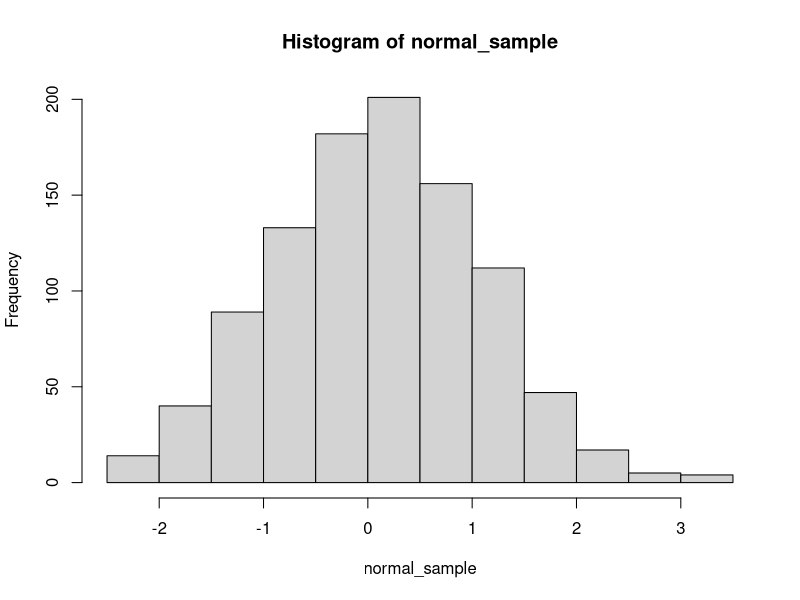
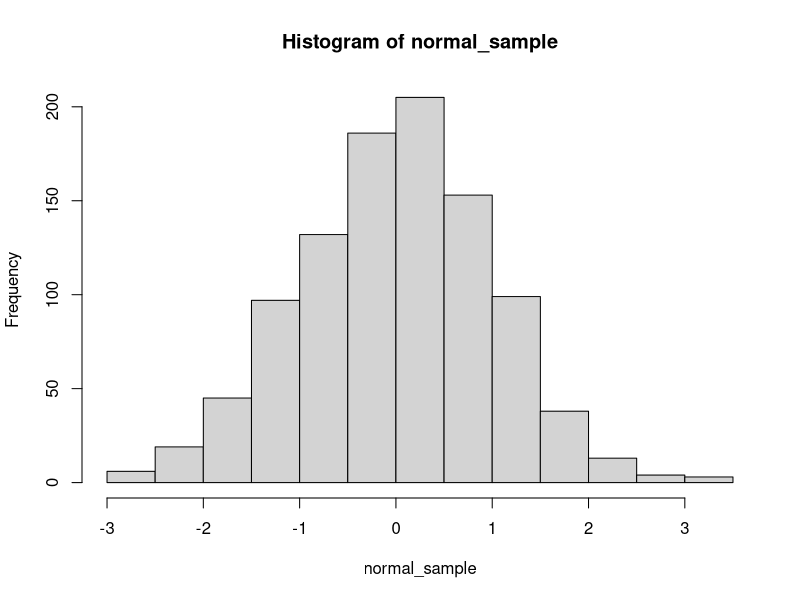

The R source for these figures, in order:
## ---- chunk 1
x <- seq(from=0, to=1, by=0.1)
cube_root_x <- rep(0, length(x))
for(i in 1:length(x)){
  cube_root_x[i] <- x[i]^(1/3)
}
cube_root_x
## ---- chunk 2
x <- seq(from=0, to=2, by=0.05)
cube_root_x <- rep(0, length(x))
for(i in 1:length(x)){
  cube_root_x[i] <- x[i]^(1/3)
}
cube_root_x
## ---- chunk 3
x <- seq(from=0, to=1, by=0.1)
cube_root_x <- x^(1/3)
cube_root_x
## ---- chunk 4
n <- 1000
normal_sample <- rep(NA, n)
for(i in 1:n){
  normal_sample[i] <- rnorm(n=1, mean=0, sd=1)
}
hist(normal_sample)
## ---- chunk 5
normal_sample <- rnorm(1000)
hist(normal_sample)
## ---- chunk 6
# set a seed for reproducibility
set.seed(321)

nsim <- 1000 # number of games
results <- rep(NA, nsim)

for(i in 1:nsim){
  # each game starts with the marker in the middle
  marker <- 0
  
  # play until the marker crosses 0.5 or -0.5
  while(abs(marker) < 0.5){
    robotA <- runif(1, 0, 0.5)
    robotB <- runif(1, 0, 0.5)
    marker <- marker + robotA - robotB
  }
  
  # check whether robot A wins
  results[i] <- marker >= 0.5
}

# fraction of the time that robot A wins
mean(results)
## ---- chunk 7
# set a seed for reproducibility
set.seed(321)

nsim <- 1000 # number of games
results <- rep(NA, nsim)

for(i in 1:nsim){
  # each game starts with the marker in the middle
  marker <- 0
  
  # first robot to pull is robot A
  current_robot <- "A"
  
  # play until the marker crosses 0.5 or -0.5
  while(abs(marker) < 0.5){
    pull <- runif(1, 0, 0.5)
    
    # movement depends on whether current robot is A or B
    marker <- ifelse(current_robot == "A", marker + pull, marker - pull)
    
    # switch robot for the next pull
    current_robot <- ifelse(current_robot == "A", "B", "A")
  }
  results[i] <- marker >= 0.5
}

# fraction of the time that robot A wins
mean(results)
